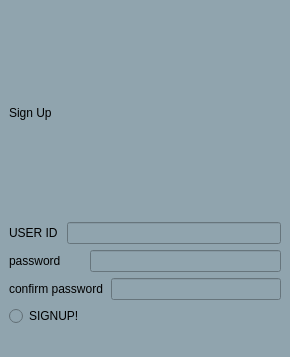
<?xml version="1.0" encoding="UTF-8"?>
<ui version="4.0">
 <class>MainWindow</class>
 <widget class="QMainWindow" name="MainWindow">
  <property name="geometry">
   <rect>
    <x>0</x>
    <y>0</y>
    <width>290</width>
    <height>357</height>
   </rect>
  </property>
  <property name="windowTitle">
   <string>MainWindow</string>
  </property>
  <property name="styleSheet">
   <string notr="true">font 14pt &quot;Sans Serif&quot;;
background-color: rgb(144, 164, 174);</string>
  </property>
  <widget class="QWidget" name="centralwidget">
   <layout class="QGridLayout" name="gridLayout">
    <item row="0" column="0">
     <widget class="QLabel" name="formname">
      <property name="text">
       <string>Sign Up</string>
      </property>
     </widget>
    </item>
    <item row="1" column="0">
     <widget class="QLabel" name="label_3">
      <property name="text">
       <string>USER ID</string>
      </property>
     </widget>
    </item>
    <item row="1" column="1" colspan="3">
     <widget class="QLineEdit" name="lineEdit"/>
    </item>
    <item row="2" column="0">
     <widget class="QLabel" name="label_2">
      <property name="text">
       <string>password</string>
      </property>
     </widget>
    </item>
    <item row="2" column="2" colspan="2">
     <widget class="QLineEdit" name="lineEdit_2"/>
    </item>
    <item row="3" column="0" colspan="3">
     <widget class="QLabel" name="label">
      <property name="text">
       <string>confirm password</string>
      </property>
     </widget>
    </item>
    <item row="3" column="3">
     <widget class="QLineEdit" name="lineEdit_3"/>
    </item>
    <item row="4" column="0" colspan="2">
     <widget class="QRadioButton" name="radioButton">
      <property name="text">
       <string>SIGNUP!</string>
      </property>
     </widget>
    </item>
   </layout>
  </widget>
  <widget class="QMenuBar" name="menubar">
   <property name="geometry">
    <rect>
     <x>0</x>
     <y>0</y>
     <width>290</width>
     <height>22</height>
    </rect>
   </property>
  </widget>
  <widget class="QStatusBar" name="statusbar"/>
 </widget>
 <resources/>
 <connections/>
</ui>
